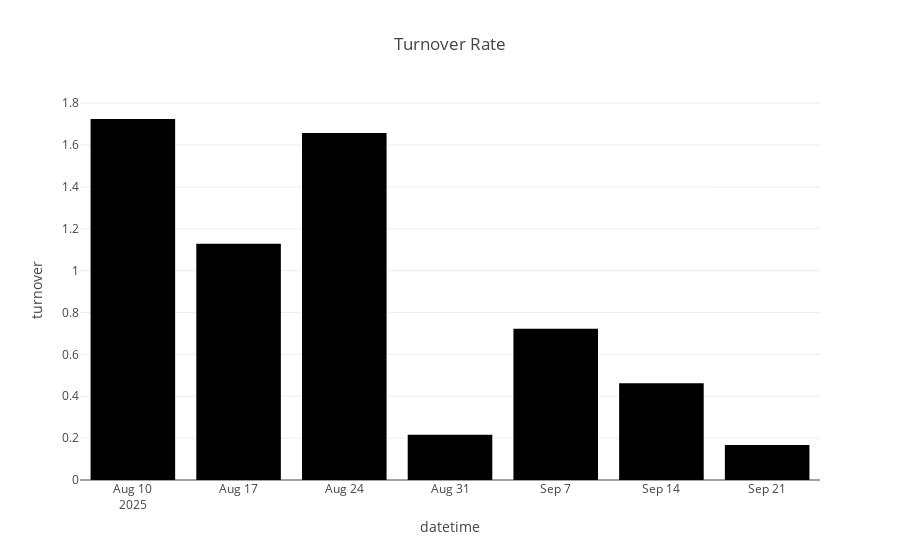
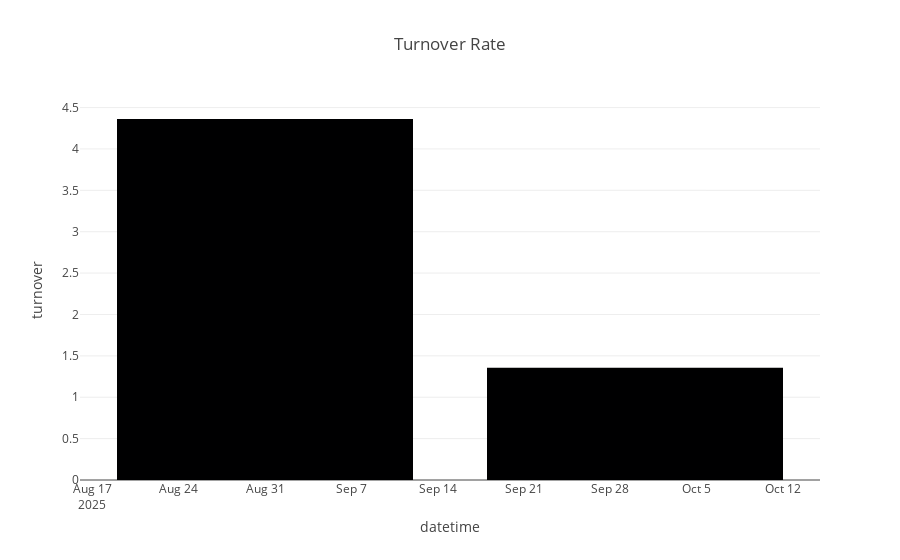

Notebook cell for these charts, in order:
### Code cell


### Figure 1 — Plotly figure (JSON) as saved in the notebook; plotly's stock layout.template omitted (floating-point values rounded to 4 significant figures)
{"data": [{"alignmentgroup": "True", "customdata": [[1816000.0, 1053000.0], [1608000.0, 1425000.0], [2768000.0, 1669000.0], [391400.0, 1815000.0], [1356000.0, 1876000.0], [830900.0, 1797000.0], [307600.0, 1846000.0]], "hovertemplate": "datetime=%{x}<br>turnover=%{y}<br>safe_value_out=%{customdata[0]}<br>total_nav=%{customdata[1]}<extra></extra>", "legendgroup": "", "marker": {"color": "#000001", "pattern": {"shape": ""}}, "name": "", "offsetgroup": "", "orientation": "v", "showlegend": false, "textposition": "auto", "type": "bar", "x": ["2025-08-10T00:00:00+00:00", "2025-08-17T00:00:00+00:00", "2025-08-24T00:00:00+00:00", "2025-08-31T00:00:00+00:00", "2025-09-07T00:00:00+00:00", "2025-09-14T00:00:00+00:00", "2025-09-21T00:00:00+00:00"], "xaxis": "x", "y": [1.725, 1.129, 1.658, 0.2157, 0.723, 0.4624, 0.1666], "yaxis": "y"}], "layout": {"barmode": "relative", "legend": {"tracegroupgap": 0}, "title": {"text": "Turnover Rate"}, "xaxis": {"anchor": "y", "domain": [0, 1], "title": {"text": "datetime"}}, "yaxis": {"anchor": "x", "domain": [0, 1], "title": {"text": "turnover"}}}}

### Figure 2 — Plotly figure (JSON) as saved in the notebook; plotly's stock layout.template omitted (floating-point values rounded to 4 significant figures)
{"data": [{"alignmentgroup": "True", "customdata": [[6584000.0, 1509000.0], [2495000.0, 1840000.0]], "hovertemplate": "datetime=%{x}<br>turnover=%{y}<br>safe_value_out=%{customdata[0]}<br>total_nav=%{customdata[1]}<extra></extra>", "legendgroup": "", "marker": {"color": "#000001", "pattern": {"shape": ""}}, "name": "", "offsetgroup": "", "orientation": "v", "showlegend": false, "textposition": "auto", "type": "bar", "x": ["2025-08-31T00:00:00+00:00", "2025-09-30T00:00:00+00:00"], "xaxis": "x", "y": [4.362, 1.356], "yaxis": "y"}], "layout": {"barmode": "relative", "legend": {"tracegroupgap": 0}, "title": {"text": "Turnover Rate"}, "xaxis": {"anchor": "y", "domain": [0, 1], "title": {"text": "datetime"}}, "yaxis": {"anchor": "x", "domain": [0, 1], "title": {"text": "turnover"}}}}
